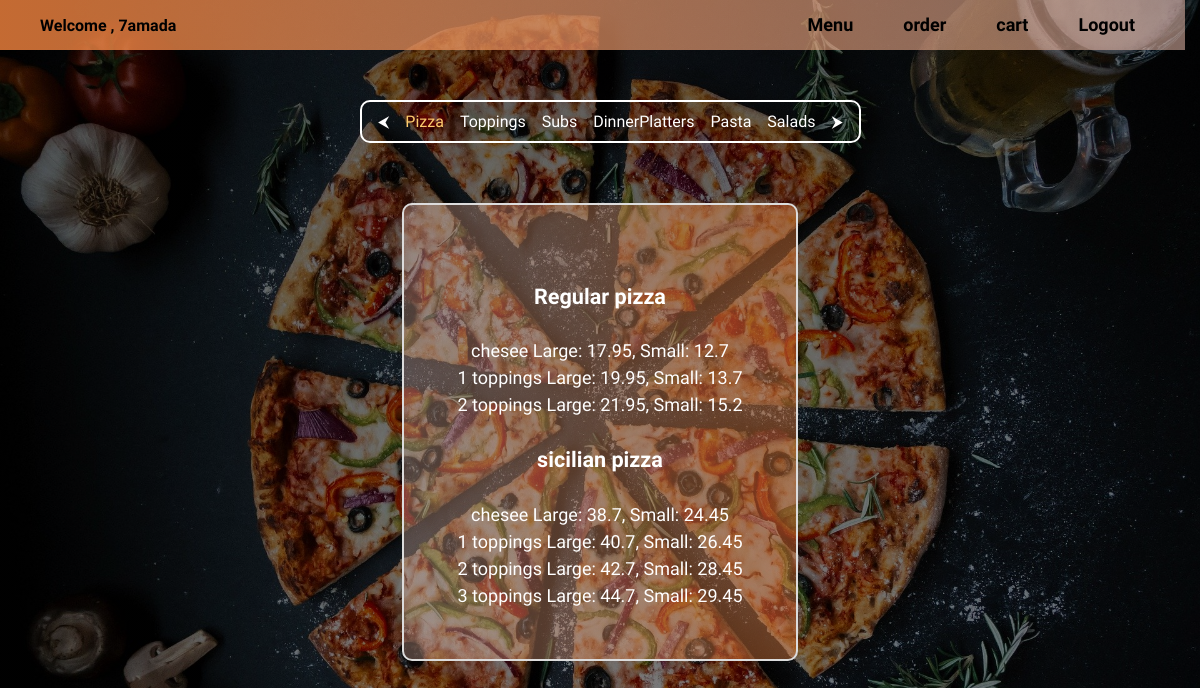
Screenshot of / (signed in) with the database file from the repository.
### order/models.py (models this page shows)
class pizza(models.Model):
    pizzas_type = [
        ('sicilian Pizza', 'Sicilian Pizza'),
        ('regular Pizza', 'Regular Pizza')
    ]
    toppings_list = [
        ('chesee', 'chesee'),
        ('1 toppings','1 toppings' ),
        ('2 toppings','2 toppings' ),
        ('3 toppings','3 toppings' )
    ]
    topp = models.CharField(max_length=64, choices=toppings_list, default='chesee')
    type = models.CharField(max_length=64, choices=pizzas_type, default="regular Pizza")
    large = models.FloatField()
    small = models.FloatField()
    def __str__(self):
        return f"{self.type}, {self.topp} price : {self.large} for Large, {self.small} for small ."

### order/views.py (the view)
# urls.py: path('', views.index , name="index"),
def index(request):
    if not request.user.is_authenticated :
        return render(request, 'order/login.html')
    try:
        user = order_list.objects.get(user = request.user)
    except :
        user = ''
    print(user)
    context = {
        "regular_pizza":pizza.objects.filter(type='regular Pizza'),
        "sicilian_pizza":pizza.objects.filter(type='sicilian Pizza'),
        "toppings":list(toppings.objects.all()),
        "subs":subs_platters.objects.filter(type="Subs"),
        "platters":subs_platters.objects.filter(type="Dinner platters"),
        "pasta":pasta_salads.objects.filter(name="pasta"),
        "salads":pasta_salads.objects.filter(name="salads"),
        "message":message,
        "order":user,
        "username":request.user,
    }
    print(message)
    return render(request, "order/index.html", context)

### order/models.py (called while the page is built)
    def __str__(self):
        return f"{self.type} , {self.dish_name} large for {self.large}, small for {self.small}"

### templates/order/index.html (shortened to what this page needs)
{% extends "order/base.html" %}
{% load static %}
  {% block style %}
  <link rel="stylesheet" href="{% static 'order/index.css' %}">
  {% endblock %}
{% block body %}
<div id="nav-bar">
  <a href="{% url 'logout' %}" id="logout">Logout</a>
  <a id="cr"> cart </a>
  <a id="od"> order </a>
  <a id="mn"> Menu </a>
  <p id="wel"> Welcome , {{username.username}} </p>
</div>
<div id="menu">
  <ul id="menu-listt">
    <li id="left-arrow" class="arrows">⮜</li>
    <li class="menu-nav" id="pizza_call"> Pizza </li>
    <li class="menu-nav" id="toppings_call"> Toppings </li>
    <li class="menu-nav" id="subs_call"> Subs </li>
    <li class="menu-nav" id="dinner_call"> DinnerPlatters </li>
    <li class="menu-nav" id="pasta_call"> Pasta</li>
    <li class="menu-nav" id="salads_call"> Salads </li>
    <li id="right-arrow" class="arrows">⮞</li>
  </ul>
    <div id="pizza-menu" class="menu">
      <h4> Regular pizza </h4>
      {% for pizza in regular_pizza %}
        <li>{{pizza.topp}} Large: {{pizza.large}}, Small: {{pizza.small}}</li>
      {% endfor %}
      <h4> sicilian pizza </h4>
      {% for pizza in sicilian_pizza %}
        <li>{{pizza.topp}} Large: {{pizza.large}}, Small: {{pizza.small}}</li>
      {% endfor %}
    </div>
</div>
{% endblock %}

### templates/order/base.html (shortened to what this page needs)
{% load static %}
<!DOCTYPE html>
<html lang="en" dir="ltr">
  <head>
    {% block style %} {% endblock %}
  </head>
  <body>
    {% block body %}
    {% endblock %}
  </body>
</html>

### static/order/index.css (style rules this page uses)
body { background-image: linear-gradient(rgba(0, 0, 0, 0.6),rgba(0, 0, 0, 0.5)), url(pizza3.jpg); background-size: cover; color: white; background-attachment: fixed; position: absolute; padding: 0; margin: 0; width: 100%; font-family: 'Inconsolata', monospace; }
#nav-bar { color: black; height: 50px; width: 98.75vw; background-image: linear-gradient(to right,rgba(245, 133, 63, 0.8),rgba(255, 205, 188, 0.5)); position: absolute; font-weight: 900; }
#nav-bar a { float: right; margin-right: 50px; margin-top: 14px; text-decoration: none; color: black; font-size: 18px; cursor: pointer; }
#menu { display: block; }
.menu { margin-left: auto; margin-right: auto; margin-top: 60px; width: fit-content; border: 2px solid gainsboro; border-radius: 10px; text-align: center; margin-bottom: 20px; padding: 50px; font-size: large; background-image:linear-gradient(to left,rgba(245, 133, 63, 0.4),rgba(255, 205, 188, 0.3)); }
.menu h4 { font-size: larger; font-weight: 700; font-family: 'Amiri', serif; }
.menu li { list-style: none; padding: 3px; }
#nav-bar p { margin-left: 40px; font-family: 'Comic Neue', cursive; }
#menu { text-align: center; margin-top: 100px; }
#menu-listt li { margin: 6px; display: inline; cursor: pointer; }
#menu-listt { padding: 10px; margin-left: 30%; width: fit-content; border: 2px solid white; border-radius: 10px; }

### rows the page displays
pizza: topp "chesee", large "17.95", small "12.7"
pizza: topp "1 toppings", large "19.95", small "13.7"
pizza: topp "2 toppings", large "21.95", small "15.2"
pizza: topp "chesee", large "38.7", small "24.45"
pizza: topp "1 toppings", large "40.7", small "26.45"
pizza: topp "2 toppings", large "42.7", small "28.45"
pizza: topp "3 toppings", large "44.7", small "29.45"

### other values shown
{{ username.username }} "7amada"
